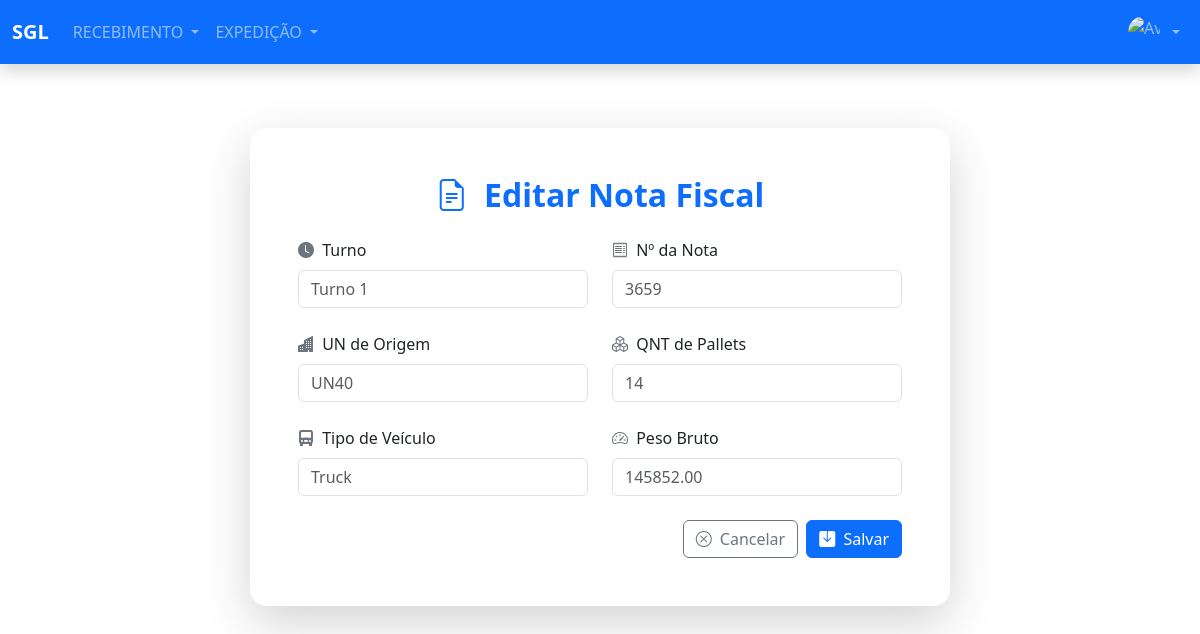
The app's page /update/2 (signed in) with its own data.
### receipt/models.py (models this page shows, shortened)
class NotaFiscal(models.Model):
    TURNO_CHOICES = [
        (1, "Turno 1"),
        (2, "Turno 2"),
        (3, "Turno 3"),
    ]
    data = models.DateField(default=timezone.now)
    turno = models.IntegerField(choices=TURNO_CHOICES)
    nf = models.CharField(max_length=10, unique=True, verbose_name="Número da Nota")
    un_origem = models.CharField(max_length=4)
    qnt_pallet = models.CharField(max_length=2)
    tipo_veiculo = models.CharField(max_length=50)
    peso_nota = models.DecimalField(max_digits=10, decimal_places=2)

### receipt/views.py (the view)
# urls.py: path("update/<int:pk>", NotasUpdateView.as_view(), name="notas_update"),
class NotasUpdateView(UpdateView):
    model = NotaFiscal
    fields = ["turno", "nf", "un_origem", "qnt_pallet", "tipo_veiculo", "peso_nota"]
    success_url = reverse_lazy('salvo_sucesso')

### templates/receipt/notafiscal_form.html (shortened to what this page needs)
{% extends 'receipt/index.html' %}
{% load widget_tweaks %}
{% block content %}
<div class="container mt-5 d-flex justify-content-center">
  <div class="card shadow-lg border-0 rounded-4" style="max-width: 700px;">
    <div class="card-body p-5">
    <h2 class="text-center fw-bold mb-4 text-primary">
    <i class="bi bi-file-earmark-text me-2"></i>
    {% if form.instance.pk %}
        Editar Nota Fiscal
    {% else %}
        Cadastrar Nota Fiscal
    {% endif %}
    </h2>
      <form method="post" novalidate>
        <div class="row g-4">
          <div class="col-12 col-md-6">
            <label for="id_turno" class="form-label">
              <i class="bi bi-clock-fill text-secondary me-1"></i> Turno
            </label>
            {{ form.turno|add_class:"form-control text-muted"|attr:"required" }}
          </div>
          <div class="col-12 col-md-6">
            <label for="id_nf" class="form-label">
              <i class="bi bi-receipt text-secondary me-1"></i> Nº da Nota
            </label>
            {{ form.nf|add_class:"form-control text-muted"|attr:"placeholder:Ex: 2024-001"|attr:"required" }}
          </div>
          <div class="col-12 col-md-6">
            <label for="id_un_origem" class="form-label">
              <i class="bi bi-buildings-fill text-secondary me-1"></i> UN de Origem
            </label>
            {{ form.un_origem|add_class:"form-control text-muted"|attr:"placeholder:Ex: UN10"|attr:"required" }}
          </div>
          <div class="col-12 col-md-6">
            <label for="id_qnt_pallet" class="form-label">
              <i class="bi bi-boxes text-secondary me-1"></i> QNT de Pallets
            </label>
            {{ form.qnt_pallet|add_class:"form-control text-muted"|attr:"placeholder:Ex: 10"|attr:"required" }}
          </div>
          <div class="col-12 col-md-6">
            <label for="id_tipo_veiculo" class="form-label">
              <i class="bi bi-truck-front-fill text-secondary me-1"></i> Tipo de Veículo
            </label>
            {{ form.tipo_veiculo|add_class:"form-control text-muted"|attr:"placeholder:Ex: Truck"|attr:"required" }}
          </div>
          <div class="col-12 col-md-6">
            <label for="id_peso_nota" class="form-label">
              <i class="bi bi-speedometer2 text-secondary me-1"></i> Peso Bruto
            </label>
            {{ form.peso_nota|add_class:"form-control text-muted"|attr:"type:text"|attr:"placeholder:Ex: 1.250 kg"|attr:"required" }}
          </div>
        </div>
        <div class="d-flex justify-content-end mt-4 gap-2">
          <a href="{% url 'index' %}" class="btn btn-outline-secondary">
            <i class="bi bi-x-circle me-1"></i> Cancelar
          </a>
          <button type="submit" class="btn btn-primary">
            <i class="bi bi-save-fill me-1"></i> Salvar
          </button>
        </div>
      </form>
    </div>
  </div>
</div>
{% endblock %}

### records on screen
NotaFiscal: turno "Turno 1", nf "3659", un_origem "UN40", qnt_pallet "14", tipo_veiculo "Truck", peso_nota "145852.00"
